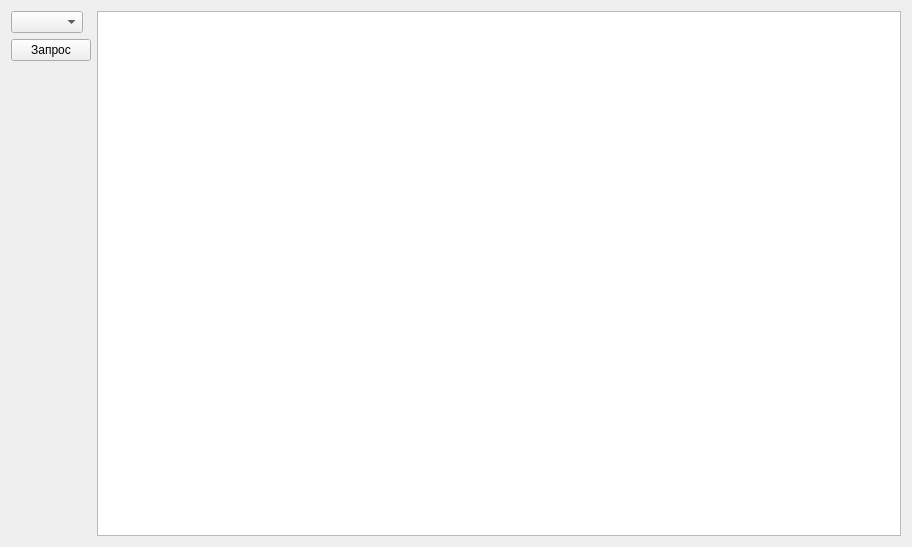
<?xml version="1.0" encoding="UTF-8"?>
<ui version="4.0">
 <class>Form</class>
 <widget class="QWidget" name="Form">
  <property name="geometry">
   <rect>
    <x>0</x>
    <y>0</y>
    <width>912</width>
    <height>547</height>
   </rect>
  </property>
  <property name="windowTitle">
   <string>Form</string>
  </property>
  <layout class="QGridLayout" name="gridLayout_2">
   <item row="0" column="0">
    <layout class="QGridLayout" name="gridLayout">
     <item row="0" column="0">
      <widget class="QComboBox" name="comboBox">
       <property name="sizePolicy">
        <sizepolicy hsizetype="Maximum" vsizetype="Maximum">
         <horstretch>0</horstretch>
         <verstretch>0</verstretch>
        </sizepolicy>
       </property>
       <property name="insertPolicy">
        <enum>QComboBox::InsertAtBottom</enum>
       </property>
      </widget>
     </item>
     <item row="1" column="0">
      <widget class="QPushButton" name="pushButton">
       <property name="sizePolicy">
        <sizepolicy hsizetype="Minimum" vsizetype="Maximum">
         <horstretch>0</horstretch>
         <verstretch>0</verstretch>
        </sizepolicy>
       </property>
       <property name="text">
        <string>Запрос</string>
       </property>
      </widget>
     </item>
     <item row="0" column="1" rowspan="3">
      <widget class="QTableWidget" name="tableWidget">
       <property name="sizePolicy">
        <sizepolicy hsizetype="Expanding" vsizetype="Minimum">
         <horstretch>0</horstretch>
         <verstretch>0</verstretch>
        </sizepolicy>
       </property>
      </widget>
     </item>
    </layout>
   </item>
  </layout>
 </widget>
 <resources/>
 <connections/>
</ui>
